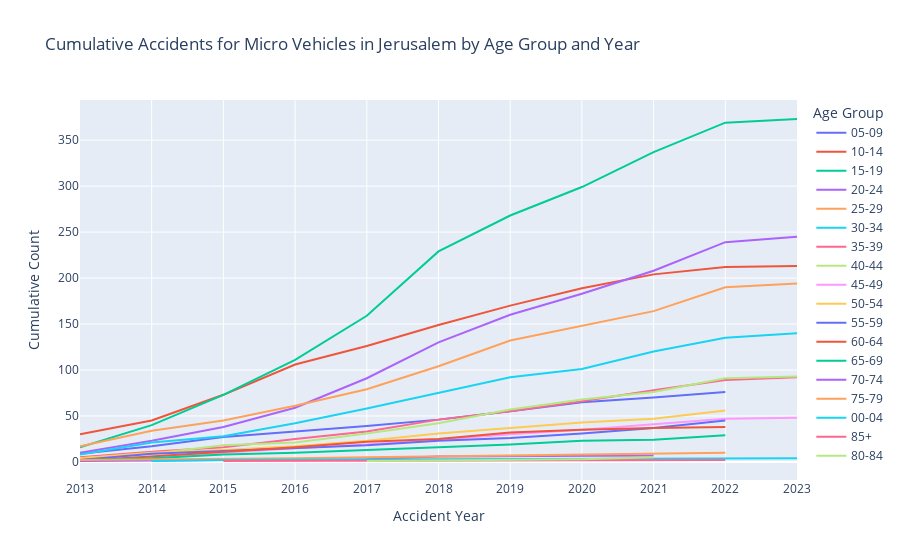

This figure's notebook cell:
### Code cell
imh_jer_gb_age_year = imh_jer[(imh_jer.age_group != 99) & (imh_jer.involve_vehicle_type.isin(micro_vehicle))].copy()

# Group by 'accident_year' and 'age_group_hebrew' and sum 'count'
imh_jer_gb_age_year = imh_jer_gb_age_year.groupby(['accident_year', 'age_group_hebrew']).size().reset_index(name='count')

# Calculate the cumulative count for each age group per year
imh_jer_gb_age_year['cumulative_count'] = imh_jer_gb_age_year.groupby(['age_group_hebrew'])['count'].cumsum()

# Create the cumulative line plot
fig = px.line(
    imh_jer_gb_age_year,
    x='accident_year',
    y='cumulative_count',
    color='age_group_hebrew',  # Differentiates the lines by age group
    title='Cumulative Accidents for Micro Vehicles in Jerusalem by Age Group and Year',
    labels={'cumulative_count': 'Cumulative Count', 'accident_year': 'Accident Year', 'age_group_hebrew': 'Age Group'}
)

# Update the layout
fig.update_layout(
    xaxis_title='Accident Year',
    yaxis_title='Cumulative Count',
    legend_title='Age Group',
    xaxis=dict(type='category')
)

# Show the plot
fig.show()

### Figure 1 — Plotly figure (JSON) as saved in the notebook; plotly's stock layout.template omitted (floating-point values rounded to 4 significant figures)
{"data": [{"hovertemplate": "Age Group=05-09<br>Accident Year=%{x}<br>Cumulative Count=%{y}<extra></extra>", "legendgroup": "05-09", "line": {"color": "#636efa", "dash": "solid"}, "marker": {"symbol": "circle"}, "mode": "lines", "name": "05-09", "orientation": "v", "showlegend": true, "type": "scatter", "x": [2013, 2014, 2015, 2016, 2017, 2018, 2019, 2020, 2021, 2022], "xaxis": "x", "y": [9, 17, 27, 33, 39, 46, 55, 65, 70, 76], "yaxis": "y"}, {"hovertemplate": "Age Group=10-14<br>Accident Year=%{x}<br>Cumulative Count=%{y}<extra></extra>", "legendgroup": "10-14", "line": {"color": "#EF553B", "dash": "solid"}, "marker": {"symbol": "circle"}, "mode": "lines", "name": "10-14", "orientation": "v", "showlegend": true, "type": "scatter", "x": [2013, 2014, 2015, 2016, 2017, 2018, 2019, 2020, 2021, 2022, 2023], "xaxis": "x", "y": [30, 45, 73, 106, 126, 149, 170, 189, 204, 212, 213], "yaxis": "y"}, {"hovertemplate": "Age Group=15-19<br>Accident Year=%{x}<br>Cumulative Count=%{y}<extra></extra>", "legendgroup": "15-19", "line": {"color": "#00cc96", "dash": "solid"}, "marker": {"symbol": "circle"}, "mode": "lines", "name": "15-19", "orientation": "v", "showlegend": true, "type": "scatter", "x": [2013, 2014, 2015, 2016, 2017, 2018, 2019, 2020, 2021, 2022, 2023], "xaxis": "x", "y": [16, 40, 73, 111, 159, 229, 268, 299, 337, 369, 373], "yaxis": "y"}, {"hovertemplate": "Age Group=20-24<br>Accident Year=%{x}<br>Cumulative Count=%{y}<extra></extra>", "legendgroup": "20-24", "line": {"color": "#ab63fa", "dash": "solid"}, "marker": {"symbol": "circle"}, "mode": "lines", "name": "20-24", "orientation": "v", "showlegend": true, "type": "scatter", "x": [2013, 2014, 2015, 2016, 2017, 2018, 2019, 2020, 2021, 2022, 2023], "xaxis": "x", "y": [10, 23, 38, 59, 91, 130, 160, 183, 208, 239, 245], "yaxis": "y"}, {"hovertemplate": "Age Group=25-29<br>Accident Year=%{x}<br>Cumulative Count=%{y}<extra></extra>", "legendgroup": "25-29", "line": {"color": "#FFA15A", "dash": "solid"}, "marker": {"symbol": "circle"}, "mode": "lines", "name": "25-29", "orientation": "v", "showlegend": true, "type": "scatter", "x": [2013, 2014, 2015, 2016, 2017, 2018, 2019, 2020, 2021, 2022, 2023], "xaxis": "x", "y": [17, 34, 45, 61, 79, 104, 132, 148, 164, 190, 194], "yaxis": "y"}, {"hovertemplate": "Age Group=30-34<br>Accident Year=%{x}<br>Cumulative Count=%{y}<extra></extra>", "legendgroup": "30-34", "line": {"color": "#19d3f3", "dash": "solid"}, "marker": {"symbol": "circle"}, "mode": "lines", "name": "30-34", "orientation": "v", "showlegend": true, "type": "scatter", "x": [2013, 2014, 2015, 2016, 2017, 2018, 2019, 2020, 2021, 2022, 2023], "xaxis": "x", "y": [8, 21, 28, 42, 58, 75, 92, 101, 120, 135, 140], "yaxis": "y"}, {"hovertemplate": "Age Group=35-39<br>Accident Year=%{x}<br>Cumulative Count=%{y}<extra></extra>", "legendgroup": "35-39", "line": {"color": "#FF6692", "dash": "solid"}, "marker": {"symbol": "circle"}, "mode": "lines", "name": "35-39", "orientation": "v", "showlegend": true, "type": "scatter", "x": [2013, 2014, 2015, 2016, 2017, 2018, 2019, 2020, 2021, 2022, 2023], "xaxis": "x", "y": [5, 11, 16, 25, 33, 46, 55, 66, 78, 89, 92], "yaxis": "y"}, {"hovertemplate": "Age Group=40-44<br>Accident Year=%{x}<br>Cumulative Count=%{y}<extra></extra>", "legendgroup": "40-44", "line": {"color": "#B6E880", "dash": "solid"}, "marker": {"symbol": "circle"}, "mode": "lines", "name": "40-44", "orientation": "v", "showlegend": true, "type": "scatter", "x": [2013, 2014, 2015, 2016, 2017, 2018, 2019, 2020, 2021, 2022, 2023], "xaxis": "x", "y": [4, 9, 18, 21, 31, 42, 57, 68, 76, 91, 93], "yaxis": "y"}, {"hovertemplate": "Age Group=45-49<br>Accident Year=%{x}<br>Cumulative Count=%{y}<extra></extra>", "legendgroup": "45-49", "line": {"color": "#FF97FF", "dash": "solid"}, "marker": {"symbol": "circle"}, "mode": "lines", "name": "45-49", "orientation": "v", "showlegend": true, "type": "scatter", "x": [2013, 2014, 2015, 2016, 2017, 2018, 2019, 2020, 2021, 2022, 2023], "xaxis": "x", "y": [3, 5, 10, 15, 19, 24, 30, 35, 41, 47, 48], "yaxis": "y"}, {"hovertemplate": "Age Group=50-54<br>Accident Year=%{x}<br>Cumulative Count=%{y}<extra></extra>", "legendgroup": "50-54", "line": {"color": "#FECB52", "dash": "solid"}, "marker": {"symbol": "circle"}, "mode": "lines", "name": "50-54", "orientation": "v", "showlegend": true, "type": "scatter", "x": [2013, 2014, 2015, 2016, 2017, 2018, 2019, 2020, 2021, 2022], "xaxis": "x", "y": [4, 10, 13, 17, 23, 31, 37, 43, 47, 56], "yaxis": "y"}, {"hovertemplate": "Age Group=55-59<br>Accident Year=%{x}<br>Cumulative Count=%{y}<extra></extra>", "legendgroup": "55-59", "line": {"color": "#636efa", "dash": "solid"}, "marker": {"symbol": "circle"}, "mode": "lines", "name": "55-59", "orientation": "v", "showlegend": true, "type": "scatter", "x": [2013, 2014, 2015, 2016, 2017, 2018, 2019, 2020, 2021, 2022], "xaxis": "x", "y": [2, 9, 12, 15, 18, 23, 26, 31, 37, 45], "yaxis": "y"}, {"hovertemplate": "Age Group=60-64<br>Accident Year=%{x}<br>Cumulative Count=%{y}<extra></extra>", "legendgroup": "60-64", "line": {"color": "#EF553B", "dash": "solid"}, "marker": {"symbol": "circle"}, "mode": "lines", "name": "60-64", "orientation": "v", "showlegend": true, "type": "scatter", "x": [2013, 2014, 2015, 2016, 2017, 2018, 2019, 2020, 2021, 2022], "xaxis": "x", "y": [1, 6, 11, 16, 22, 25, 32, 35, 37, 38], "yaxis": "y"}, {"hovertemplate": "Age Group=65-69<br>Accident Year=%{x}<br>Cumulative Count=%{y}<extra></extra>", "legendgroup": "65-69", "line": {"color": "#00cc96", "dash": "solid"}, "marker": {"symbol": "circle"}, "mode": "lines", "name": "65-69", "orientation": "v", "showlegend": true, "type": "scatter", "x": [2013, 2014, 2015, 2016, 2017, 2018, 2019, 2020, 2021, 2022], "xaxis": "x", "y": [2, 4, 8, 10, 13, 16, 19, 23, 24, 29], "yaxis": "y"}, {"hovertemplate": "Age Group=70-74<br>Accident Year=%{x}<br>Cumulative Count=%{y}<extra></extra>", "legendgroup": "70-74", "line": {"color": "#ab63fa", "dash": "solid"}, "marker": {"symbol": "circle"}, "mode": "lines", "name": "70-74", "orientation": "v", "showlegend": true, "type": "scatter", "x": [2013, 2015, 2017, 2018, 2021], "xaxis": "x", "y": [1, 2, 3, 6, 7], "yaxis": "y"}, {"hovertemplate": "Age Group=75-79<br>Accident Year=%{x}<br>Cumulative Count=%{y}<extra></extra>", "legendgroup": "75-79", "line": {"color": "#FFA15A", "dash": "solid"}, "marker": {"symbol": "circle"}, "mode": "lines", "name": "75-79", "orientation": "v", "showlegend": true, "type": "scatter", "x": [2013, 2015, 2016, 2017, 2018, 2019, 2020, 2021, 2022], "xaxis": "x", "y": [2, 3, 4, 5, 6, 7, 8, 9, 10], "yaxis": "y"}, {"hovertemplate": "Age Group=00-04<br>Accident Year=%{x}<br>Cumulative Count=%{y}<extra></extra>", "legendgroup": "00-04", "line": {"color": "#19d3f3", "dash": "solid"}, "marker": {"symbol": "circle"}, "mode": "lines", "name": "00-04", "orientation": "v", "showlegend": true, "type": "scatter", "x": [2014, 2015, 2018, 2023], "xaxis": "x", "y": [1, 2, 3, 4], "yaxis": "y"}, {"hovertemplate": "Age Group=85+<br>Accident Year=%{x}<br>Cumulative Count=%{y}<extra></extra>", "legendgroup": "85+", "line": {"color": "#FF6692", "dash": "solid"}, "marker": {"symbol": "circle"}, "mode": "lines", "name": "85+", "orientation": "v", "showlegend": true, "type": "scatter", "x": [2015, 2022], "xaxis": "x", "y": [1, 2], "yaxis": "y"}, {"hovertemplate": "Age Group=80-84<br>Accident Year=%{x}<br>Cumulative Count=%{y}<extra></extra>", "legendgroup": "80-84", "line": {"color": "#B6E880", "dash": "solid"}, "marker": {"symbol": "circle"}, "mode": "lines", "name": "80-84", "orientation": "v", "showlegend": true, "type": "scatter", "x": [2017, 2019, 2020, 2021], "xaxis": "x", "y": [1, 2, 3, 5], "yaxis": "y"}], "layout": {"legend": {"title": {"text": "Age Group"}, "tracegroupgap": 0}, "title": {"text": "Cumulative Accidents for Micro Vehicles in Jerusalem by Age Group and Year"}, "xaxis": {"anchor": "y", "domain": [0, 1], "title": {"text": "Accident Year"}, "type": "category"}, "yaxis": {"anchor": "x", "domain": [0, 1], "title": {"text": "Cumulative Count"}}}}
